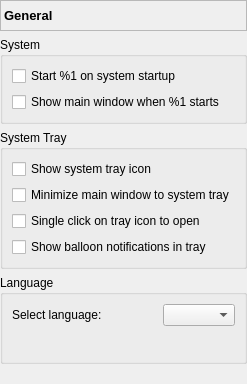
       <widget class="QWidget" name="pageGeneral">
        <layout class="QVBoxLayout" name="verticalLayout_5">
         <property name="spacing">
          <number>6</number>
         </property>
         <property name="margin">
          <number>0</number>
         </property>
         <item>
          <widget class="QLabel" name="lblGeneralPage">
           <property name="sizePolicy">
            <sizepolicy hsizetype="Preferred" vsizetype="Fixed">
             <horstretch>0</horstretch>
             <verstretch>0</verstretch>
            </sizepolicy>
           </property>
           <property name="minimumSize">
            <size>
             <width>0</width>
             <height>31</height>
            </size>
           </property>
           <property name="font">
            <font>
             <pointsize>10</pointsize>
             <weight>75</weight>
             <bold>true</bold>
            </font>
           </property>
           <property name="frameShape">
            <enum>QFrame::StyledPanel</enum>
           </property>
           <property name="frameShadow">
            <enum>QFrame::Sunken</enum>
           </property>
           <property name="text">
            <string>General</string>
           </property>
          </widget>
         </item>
         <item>
          <widget class="QGroupBox" name="grpSystem">
           <property name="title">
            <string>System</string>
           </property>
           <layout class="QVBoxLayout" name="verticalLayout_2">
            <item>
             <widget class="QCheckBox" name="chkAutoStart">
              <property name="text">
               <string>Start %1 on system startup</string>
              </property>
             </widget>
            </item>
            <item>
             <widget class="QCheckBox" name="chkAutoShow">
              <property name="text">
               <string>Show main window when %1 starts</string>
              </property>
             </widget>
            </item>
           </layout>
          </widget>
         </item>
         <item>
          <widget class="QGroupBox" name="grpSysTray">
           <property name="title">
            <string>System Tray</string>
           </property>
           <layout class="QVBoxLayout" name="verticalLayout_3">
            <item>
             <widget class="QCheckBox" name="chkSysTray">
              <property name="text">
               <string>Show system tray icon</string>
              </property>
             </widget>
            </item>
            <item>
             <widget class="QCheckBox" name="chkMinimizeTray">
              <property name="text">
               <string>Minimize main window to system tray</string>
              </property>
             </widget>
            </item>
            <item>
             <widget class="QCheckBox" name="chkSingleClickTray">
              <property name="text">
               <string>Single click on tray icon to open</string>
              </property>
             </widget>
            </item>
            <item>
             <widget class="QCheckBox" name="chkSysTrayMsg">
              <property name="text">
               <string>Show balloon notifications in tray</string>
              </property>
             </widget>
            </item>
           </layout>
          </widget>
         </item>
         <item>
          <widget class="QGroupBox" name="grpLanguage">
           <property name="title">
            <string>Language</string>
           </property>
           <layout class="QVBoxLayout" name="verticalLayout_4">
            <item>
             <layout class="QHBoxLayout" name="horizontalLayout_2">
              <item>
               <widget class="QLabel" name="lblLanguageDesc">
                <property name="text">
                 <string>Select language:</string>
                </property>
               </widget>
              </item>
              <item>
               <spacer name="horizontalSpacer_9">
                <property name="orientation">
                 <enum>Qt::Horizontal</enum>
                </property>
                <property name="sizeHint" stdset="0">
                 <size>
                  <width>40</width>
                  <height>20</height>
                 </size>
                </property>
               </spacer>
              </item>
              <item>
               <widget class="QComboBox" name="cboLanguage">
                <property name="sizePolicy">
                 <sizepolicy hsizetype="Expanding" vsizetype="Fixed">
                  <horstretch>0</horstretch>
                  <verstretch>0</verstretch>
                 </sizepolicy>
                </property>
               </widget>
              </item>
             </layout>
            </item>
            <item>
             <layout class="QHBoxLayout" name="horizontalLayout_3">
              <item>
               <widget class="QLabel" name="lblUpdateLink">
                <property name="focusPolicy">
                 <enum>Qt::StrongFocus</enum>
                </property>
                <property name="text">
                 <string/>
                </property>
                <property name="openExternalLinks">
                 <bool>true</bool>
                </property>
                <property name="textInteractionFlags">
                 <set>Qt::LinksAccessibleByKeyboard|Qt::LinksAccessibleByMouse</set>
                </property>
               </widget>
              </item>
              <item>
               <spacer name="horizontalSpacer">
                <property name="orientation">
                 <enum>Qt::Horizontal</enum>
                </property>
                <property name="sizeHint" stdset="0">
                 <size>
                  <width>40</width>
                  <height>20</height>
                 </size>
                </property>
               </spacer>
              </item>
             </layout>
            </item>
           </layout>
          </widget>
         </item>
         <item>
          <spacer name="verticalSpacer">
           <property name="orientation">
            <enum>Qt::Vertical</enum>
           </property>
           <property name="sizeHint" stdset="0">
            <size>
             <width>20</width>
             <height>20</height>
            </size>
           </property>
          </spacer>
         </item>
        </layout>
       </widget>
